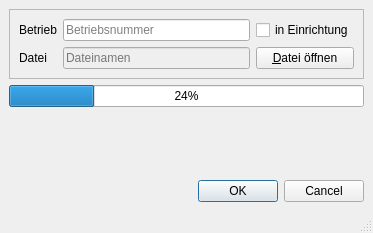
<?xml version="1.0" encoding="UTF-8"?>
<ui version="4.0">
 <class>MainWindow</class>
 <widget class="QMainWindow" name="MainWindow">
  <property name="geometry">
   <rect>
    <x>0</x>
    <y>0</y>
    <width>373</width>
    <height>233</height>
   </rect>
  </property>
  <property name="windowTitle">
   <string>MainWindow</string>
  </property>
  <widget class="QWidget" name="centralwidget">
   <layout class="QVBoxLayout" name="verticalLayout">
    <item>
     <widget class="QFrame" name="frame">
      <property name="frameShape">
       <enum>QFrame::StyledPanel</enum>
      </property>
      <property name="frameShadow">
       <enum>QFrame::Raised</enum>
      </property>
      <layout class="QGridLayout" name="gridLayout">
       <item row="2" column="1">
        <widget class="QLineEdit" name="leDateinamen">
         <property name="enabled">
          <bool>false</bool>
         </property>
         <property name="readOnly">
          <bool>false</bool>
         </property>
         <property name="placeholderText">
          <string>Dateinamen</string>
         </property>
        </widget>
       </item>
       <item row="2" column="0">
        <widget class="QLabel" name="lDateinamen">
         <property name="text">
          <string>Datei</string>
         </property>
        </widget>
       </item>
       <item row="0" column="1">
        <widget class="QLineEdit" name="leBetrieb">
         <property name="statusTip">
          <string/>
         </property>
         <property name="text">
          <string/>
         </property>
         <property name="placeholderText">
          <string>Betriebsnummer</string>
         </property>
        </widget>
       </item>
       <item row="0" column="0">
        <widget class="QLabel" name="lBetrieb">
         <property name="text">
          <string>Betrieb</string>
         </property>
        </widget>
       </item>
       <item row="0" column="2">
        <widget class="QCheckBox" name="cbInEinrichtung">
         <property name="statusTip">
          <string/>
         </property>
         <property name="text">
          <string>in Einrichtung</string>
         </property>
        </widget>
       </item>
       <item row="2" column="2">
        <widget class="QPushButton" name="pbOpenFileDialog">
         <property name="text">
          <string>&amp;Datei öffnen</string>
         </property>
        </widget>
       </item>
      </layout>
     </widget>
    </item>
    <item>
     <widget class="QProgressBar" name="progress">
      <property name="value">
       <number>24</number>
      </property>
     </widget>
    </item>
    <item>
     <spacer name="verticalSpacer">
      <property name="orientation">
       <enum>Qt::Vertical</enum>
      </property>
      <property name="sizeHint" stdset="0">
       <size>
        <width>20</width>
        <height>40</height>
       </size>
      </property>
     </spacer>
    </item>
    <item>
     <widget class="QDialogButtonBox" name="buttonBox">
      <property name="standardButtons">
       <set>QDialogButtonBox::Cancel|QDialogButtonBox::Ok</set>
      </property>
     </widget>
    </item>
   </layout>
  </widget>
  <widget class="QMenuBar" name="menubar">
   <property name="geometry">
    <rect>
     <x>0</x>
     <y>0</y>
     <width>373</width>
     <height>24</height>
    </rect>
   </property>
  </widget>
  <widget class="QStatusBar" name="statusbar"/>
 </widget>
 <tabstops>
  <tabstop>leBetrieb</tabstop>
  <tabstop>cbInEinrichtung</tabstop>
  <tabstop>pbOpenFileDialog</tabstop>
  <tabstop>leDateinamen</tabstop>
 </tabstops>
 <resources/>
 <connections/>
</ui>
